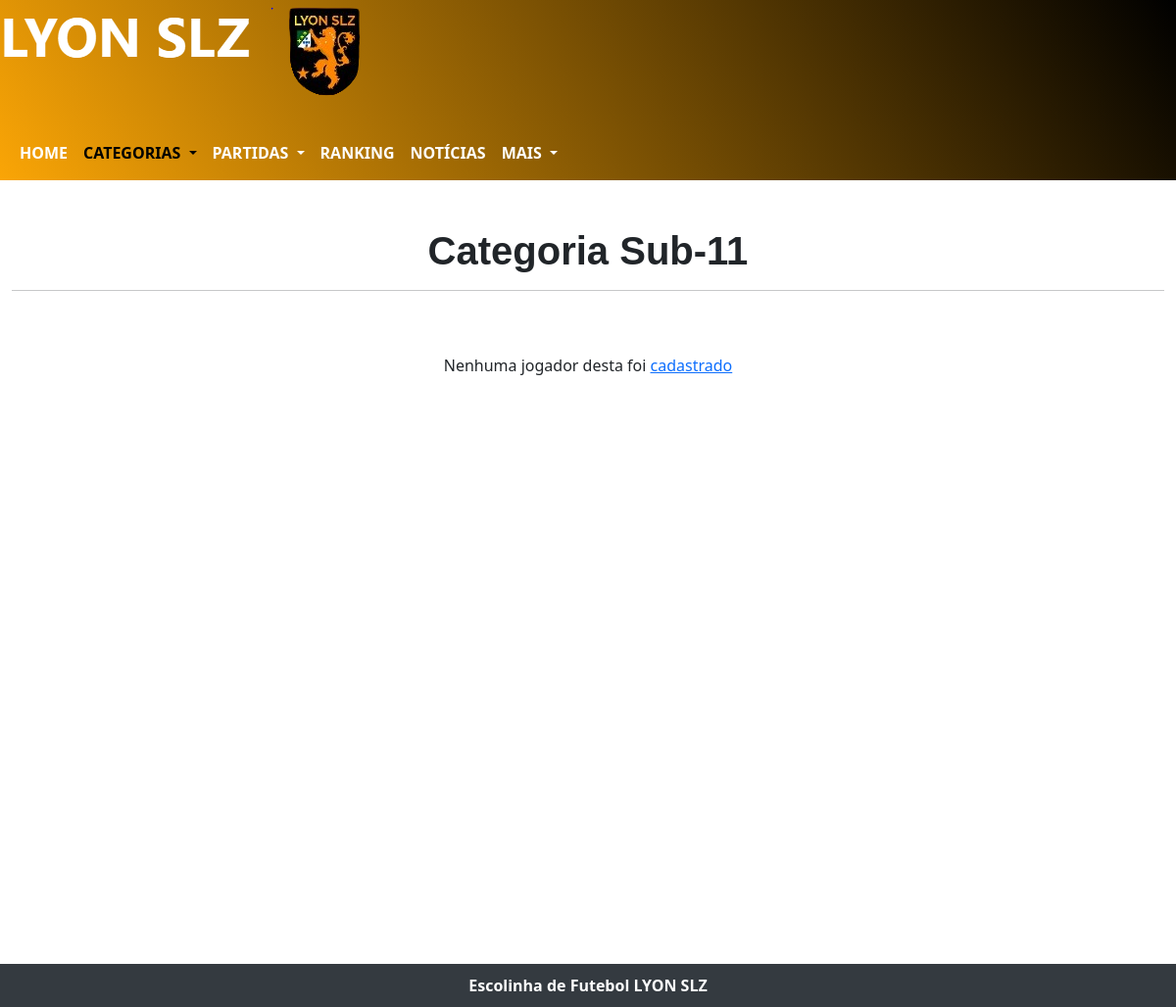
Page /admin/subsAdmin/sub11Admin.php on the earlier database version.
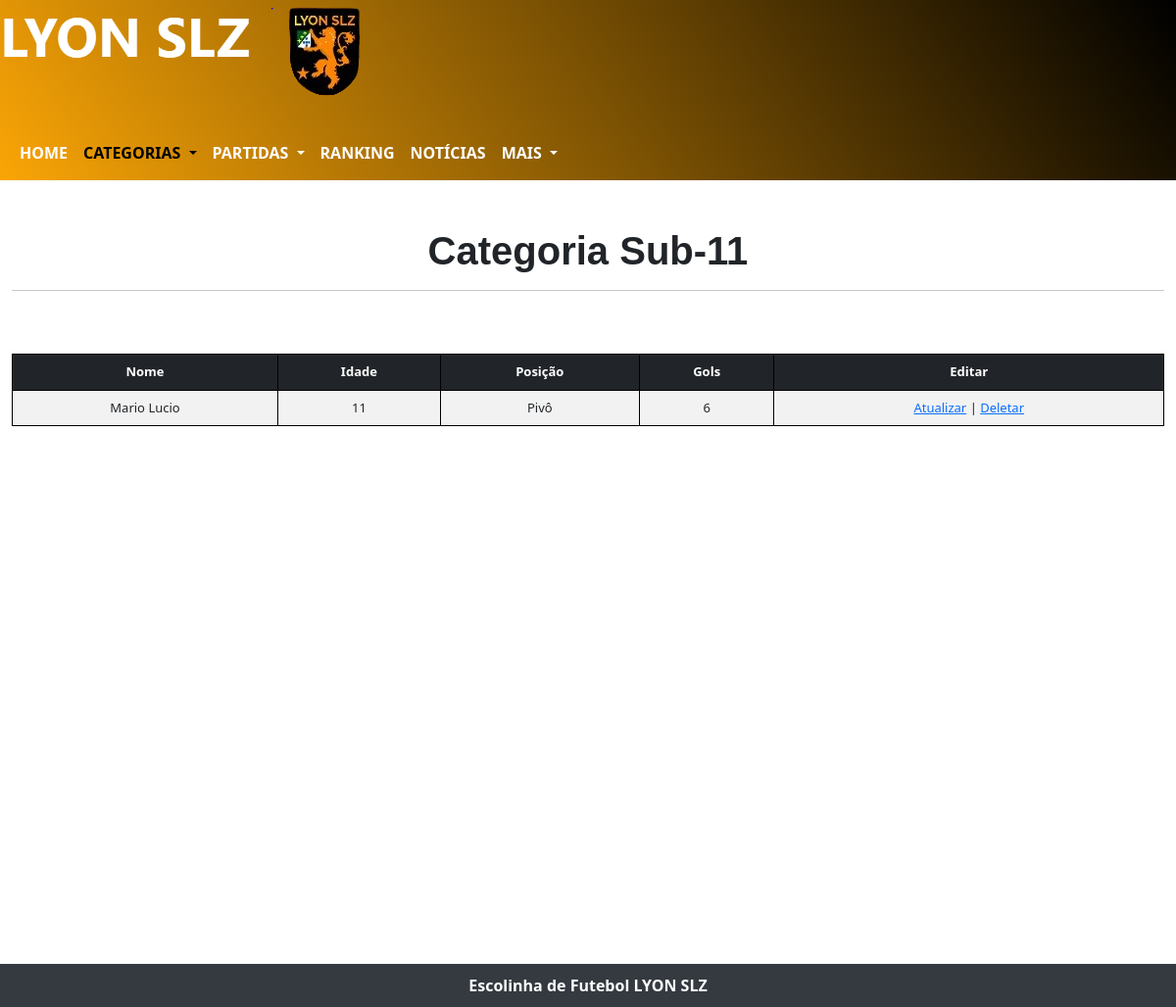
Same page on the later database version.
### tables this page shows
CREATE TABLE `tbljogadoress` (
  `id` int(11) UNSIGNED NOT NULL,
  `nome` varchar(45) NOT NULL,
  `sobrenome` varchar(45) NOT NULL,
  `idade` int(11) NOT NULL,
  `id_posicao` int(11) UNSIGNED NOT NULL,
  `gols` int(11) NOT NULL
);

CREATE TABLE `tblposicao` (
  `id_posicao` int(11) UNSIGNED NOT NULL,
  `nome_posicao` varchar(255) NOT NULL
);

### admin/subsAdmin/sub11Admin.php (the view, shortened to what this page needs)
<?php
require('../../db/conexao.php');
$sql = $pdo->prepare("SELECT tbljogadoress.*, tblposicao.nome_posicao
FROM tbljogadoress
JOIN tblposicao
ON tbljogadoress.id_posicao = tblposicao.id_posicao
WHERE idade > 9 AND idade <= 11");
$sql->execute();
$dados = $sql->fetchAll();
?>
<!DOCTYPE html>
<html lang="pt-br">
<head>
  <link href="https://cdn.jsdelivr.net/npm/bootstrap@5.3.0/dist/css/bootstrap.min.css" rel="stylesheet">
  <link rel="stylesheet" href="../../css/navHamburguer.css">
  <link rel="stylesheet" href="../../css/layout.css">
  <link rel="stylesheet" href="../../css/timeANDescudo.css">
  <link rel="stylesheet" href="lyon.jpg">
  <link rel="stylesheet" href="../../css/update-delete.css">
</head>
<body>
  <div class="cabecalho">
    <picture>
      <source media="(max-width: 261px)" srcset='../../img/imgLogo/lyonSlzEscudo5.png' loading="lazy">
      <source media="(max-width: 269px)" srcset='../../img/imgLogo/lyonSlzEscudo4.png' loading="lazy">
      <source media="(max-width: 311px)" srcset='../../img/imgLogo/lyonSlzEscudo3.png' loading="lazy">
      <source media="(max-width: 375px)" srcset='../../img/imgLogo/lyonSlzEscudo2.png' loading="lazy">
      <img src="../../img/imgLogo/lyonSlzEscudo.png" alt="Escudo do time LYYON SLZ" loading="lazy">
    </picture>
    <nav class="navbar navbar-expand-lg mt-4">
      <div class="container-fluid">
        <div class="collapse navbar-collapse" id="navbarNavDropdown">
          <ul class="navbar-nav">
            <li class="nav-item">
              <a class="nav-link" aria-current="page" href="../homeAdmin.php">HOME</a>
            </li>
            <li class="nav-item dropdown">
              <a class="nav-link dropdown-toggle active" href="#" role="button" data-bs-toggle="dropdown" aria-expanded="false">
                CATEGORIAS
              </a>
            </li>
            <li class="nav-item dropdown">
              <a class="nav-link dropdown-toggle" href="#" role="button" data-bs-toggle="dropdown" aria-expanded="false">
                PARTIDAS
              </a>
            </li>
            <li class="nav-item">
              <a class="nav-link" aria-current="page" href="../rankingAdmin.php">RANKING</a>
            </li>
            <li class="nav-item">
              <a class="nav-link" href="../noticiaisAdmin.php">NOTÍCIAS</a>
            </li>
            <li class="nav-item dropdown">
              <a class="nav-link dropdown-toggle" href="#" role="button" data-bs-toggle="dropdown" aria-expanded="false">
                MAIS
              </a>
            </li>
          </ul>
        </div>
      </div>
    </nav>
  </div>
  <main>
    <div class="container-fluid">
      <h1 class="categoria">Categoria Sub-11</h1>
      <hr>
      <br><br>
      <?php
      if (count($dados) > 0) {
        echo "<div class='table table-responsive table-striped'>";
        echo "<table class='table table-striped'>
          <thead class=table-dark>
          <tr>
              <th>Nome</th>
              <th>Idade</th>
              <th>Posição</th>
              <th>Gols</th>
              <th>Editar</th>
          </tr>
          </thead>";
        foreach ($dados as $chaves => $valor) {
          echo "<tr>
                          <td>" . $valor['nome'] . " " . $valor['sobrenome'] . "</td>
                          <td>" . $valor['idade'] . "</td>
                          <td>" . $valor['nome_posicao'] . "</td>
                          <td>" . $valor['gols'] . "</td>
                          <td><a href='#' class='btn-atualizar' data-id='" . $valor['id'] . "' data-nome='" . $valor['nome'] . "'
                          data-sobrenome='" . $valor['sobrenome'] . "'
                          data-idade='" . $valor['idade'] . "'
                          data-posicao='" . $valor['id_posicao'] . "'
                          data-gols='" . $valor['gols'] . "'>Atualizar</a> |
                           <a href='#' class='btn-deletar'
                           data-id='" . $valor['id'] . "'
                           data-nome='" . $valor['nome'] . "'
                           data-sobrenome='" . $valor['sobrenome'] . "'
                           data-idade='" . $valor['idade'] . "'
                           data-posicao='" . $valor['id_posicao'] . "'
                           data-gols='" . $valor['gols'] . "'>Deletar</a></td>
                      </tr>";
        }
        echo "</table>";
        echo "</div>";
      } else {
        echo "<p style='text-align:center'>Nenhuma jogador desta foi <a href='../cadastroDeJogador.php'>cadastrado</a></p>";
      }
      ?>
    </div>
  </main>
  <footer>
    <p class="mb-0">Escolinha de Futebol LYON SLZ</p>
  </footer>
</body>
</html>

Differences in the rows shown:
added tbljogadoress: nome "Mario", sobrenome "Lucio", idade "11", id_posicao.nome_posicao "Pivô", gols "6"
Other differences:
text no longer shown: "Nenhuma jogador desta foi cadastrado"
text now shown: "Nome Idade Posição Gols Editar"
